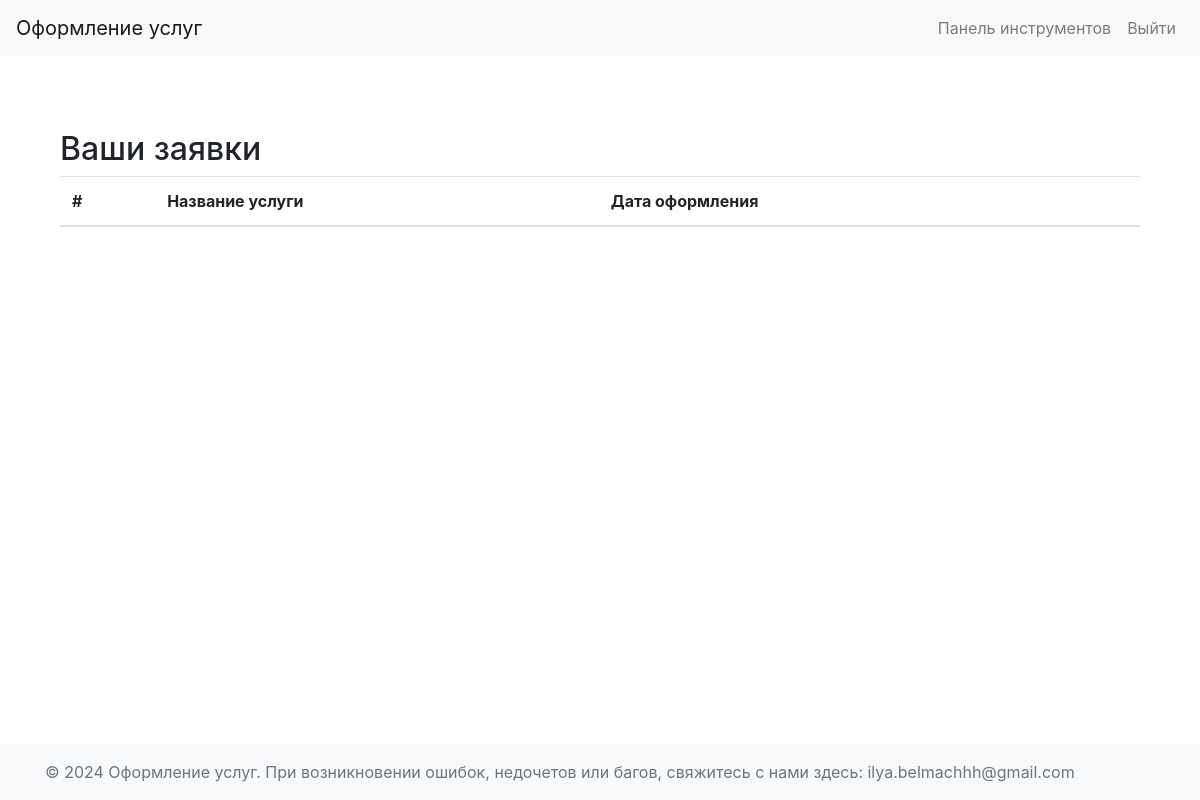
The page /view_client_requests (signed in) on the database as committed earlier.
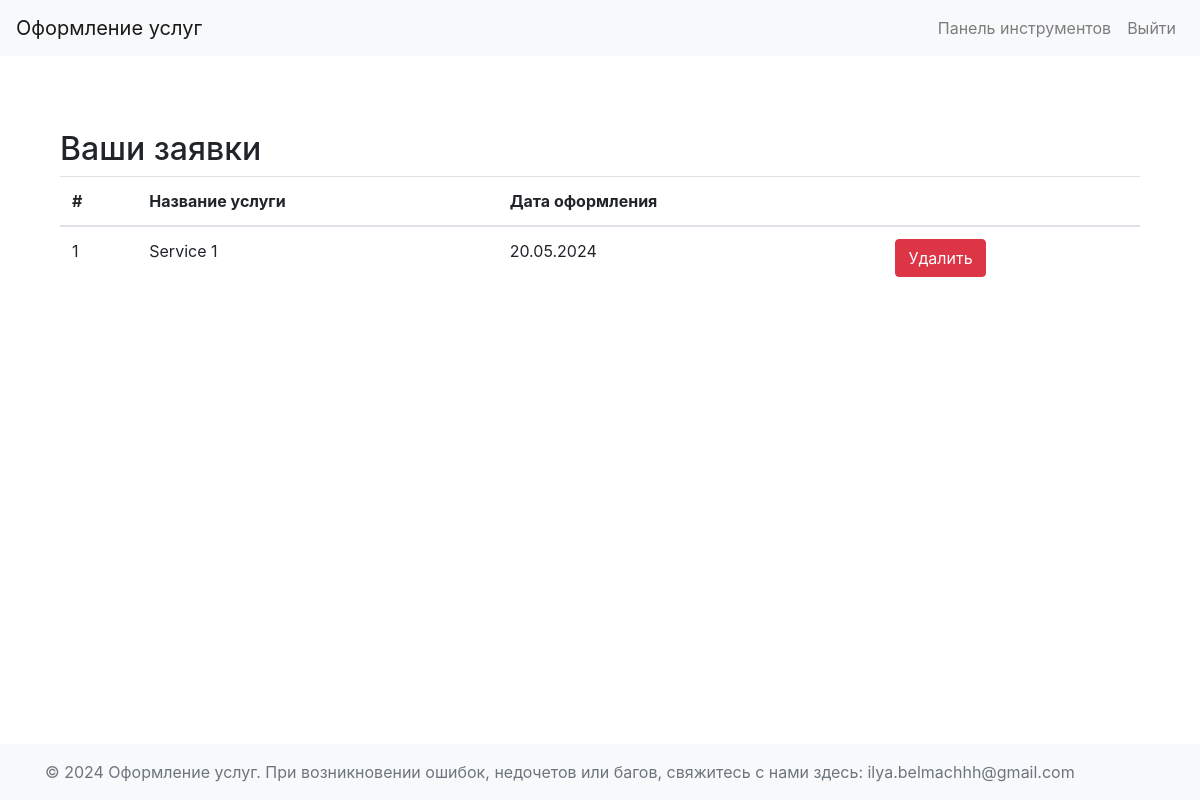
The same page on the database as committed later.
### app/models.py (models this page shows, shortened)
class OrderRequest(db.Model):
    __tablename__ = 'OrderRequest'
    id = db.Column(db.Integer, primary_key=True)
    client_id = db.Column(db.Integer, db.ForeignKey('Clients.id'), nullable=False)
    service_id = db.Column(db.Integer, db.ForeignKey('Services.id'))
    order_date = db.Column(CustomDate, nullable=False)
    client = db.relationship('Clients', backref=db.backref('OrderRequest', lazy=True))
    service = db.relationship('Services', backref=db.backref('OrderRequest', lazy=True))

class Services(db.Model):
    __tablename__ = 'Services'
    id = db.Column(db.Integer, primary_key=True)
    service_name = db.Column(db.String(150), nullable=False)
    cost = db.Column(db.Float, nullable=False)

### app/clients/routs.py (the view)
@clients.route('/view_client_requests')
def view_client_requests():
    if session.get('role') != 'client':
        return redirect(url_for('users.login'))
    client_id = session.get('user_id')
    orders = OrderRequest.query.filter_by(client_id=client_id).all()
    return render_template('view_requests.html', orders=orders)

### app/__init__.py (called while the page is built)
def create_app(config=Config):
    app = Flask(__name__)
    app.config.from_object(config)
    app.jinja_env.filters['zip'] = zip
    @app.template_filter()
    def kravchuk_date_format(date_value: date):
        return date_value.strftime("%d.%m.%Y")
    db.init_app(app)
    from app.users.routes import users
    from app.clients.routs import clients
    from app.employees.routs import employees
    from app.admin.routs import admin
    app.register_blueprint(users)
    app.register_blueprint(clients)
    app.register_blueprint(employees)
    app.register_blueprint(admin)
    return app

### app/models.py (called while the page is built)
    def process_result_value(self, value, dialect):
        if value is not None and isinstance(value, str):
            return datetime.strptime(value, self.storage_format).date()
        return value

### app/templates/view_requests.html
{% extends "dashboard_base.html" %}
{% block content %}
<div class="container mt-4">
    <h2>Ваши заявки</h2>
    <table class="table">
        <thead>
            <tr>
                <th>#</th>
                <th>Название услуги</th>
                <th>Дата оформления</th>
                <th></th>
            </tr>
        </thead>
        <tbody>
            {% for order in orders %}
            <tr>
                <td>{{ loop.index }}</td>
                <td>{{ order.service.service_name }}</td>
                <td>{{ order.order_date|kravchuk_date_format }}</td>
                <td>
                    <form action="{{ url_for('clients.delete_request', request_id=order.id) }}" method="post">
                        <button type="submit" class="btn btn-danger">Удалить</button>
                    </form>
                </td>
            </tr>
            {% endfor %}
        </tbody>
    </table>
</div>
{% endblock %}

Rows that differ between the two databases and show on the page:
added OrderRequest: service.service_name "Service 1", order_date|kravchuk_date_format "20.05.2024"
